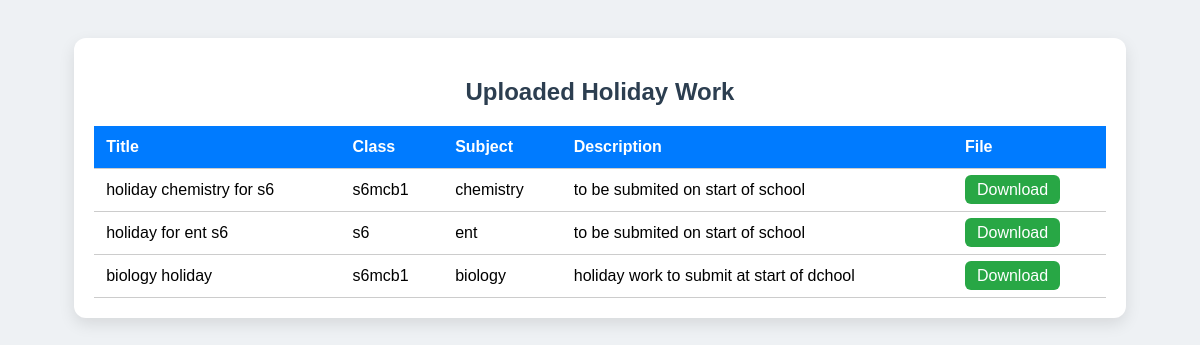
The page /view_holiday.php on the database its author committed.
### tables this page shows
CREATE TABLE `holiday_work` (
  `id` int(11) NOT NULL,
  `title` varchar(255) NOT NULL,
  `class_name` varchar(100) NOT NULL,
  `subject_name` varchar(100) NOT NULL,
  `description` text DEFAULT NULL,
  `file_name` varchar(255) DEFAULT NULL,
  `mime_type` varchar(100) DEFAULT NULL,
  `file_data` longblob DEFAULT NULL,
  `uploaded_at` timestamp NOT NULL DEFAULT current_timestamp()
);

### view_holiday.php (the view, shortened to what this page needs)
<?php
$servername = "localhost";
$username = "root";
$password = "HDLPOahfVpYlhx29SkgMJCsmCMAYj0HL";
$dbname = "philippeneri";
$conn = new mysqli($servername, $username, $password, $dbname);
$sql = "SELECT id, title, class_name, subject_name, description, file_name FROM holiday_work ORDER BY uploaded_at DESC";
$result = $conn->query($sql);
?>
<!DOCTYPE html>
<html lang="en">
<head>
</head>
<body>
<div class="holiday-table">
    <h2>Uploaded Holiday Work</h2>
    <table>
        <tr>
            <th>Title</th>
            <th>Class</th>
            <th>Subject</th>
            <th>Description</th>
            <th>File</th>
        </tr>
        <?php
        if ($result->num_rows > 0) {
            while($row = $result->fetch_assoc()) {
                echo "<tr>
                    <td>".htmlspecialchars($row['title'])."</td>
                    <td>".htmlspecialchars($row['class_name'])."</td>
                    <td>".htmlspecialchars($row['subject_name'])."</td>
                    <td>".htmlspecialchars($row['description'])."</td>
                    <td><a class='download-btn' href='download_holiday.php?id=".$row['id']."'>Download</a></td>
                </tr>";
            }
        } else {
            echo "<tr><td colspan='5'>No holiday work uploaded yet.</td></tr>";
        }
        ?>
    </table>
</div>
</body>
</html>

### view_holiday.php (style rules this page uses)
body { font-family: Arial, sans-serif; background: #eef1f4; padding: 30px; }
.holiday-table { background: #fff; max-width: 90%; margin: auto; padding: 20px; border-radius: 12px; box-shadow: 0 6px 16px rgba(0, 0, 0, 0.1); }
table { width: 100%; border-collapse: collapse; margin-top: 10px; }
th, td { padding: 12px; border-bottom: 1px solid #ccc; text-align: left; }
th { background-color: #007bff; color: white; }
h2 { text-align: center; color: #2c3e50; }
a.download-btn { padding: 6px 12px; background-color: #28a745; color: white; text-decoration: none; border-radius: 6px; }

### rows shown on the page
holiday_work: title "holiday chemistry for s6", class_name "s6mcb1", subject_name "chemistry", description "to be submited on start of school"
holiday_work: title "holiday for ent s6", class_name "s6", subject_name "ent", description "to be submited on start of school"
holiday_work: title "biology holiday", class_name "s6mcb1", subject_name "biology", description "holiday work to submit at start of dchool"
